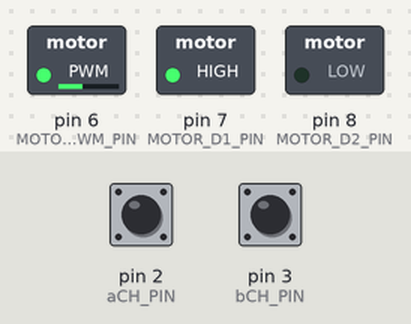
This sketch was run on a simulated Arduino Uno, built with avr-gcc and run on an emulated ATmega328P. Shown: switched loads named in the sketch (green lamp = pin HIGH). The inputs (shaded band) are chosen by the test bench; at power-on: pin 2 (aCH_PIN) HIGH, pin 3 (bCH_PIN) HIGH. What the sketch prints to the serial monitor is not drawn.

Above: at 0.1 s.
Timing chart, 0 to 1.6 s (numbered marks = the images above):
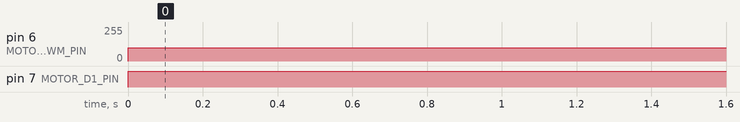

The sketch:

Lab1-2-3.ino
```cpp
#define MOTOR_D1_PIN 7
#define MOTOR_D2_PIN 8
#define MOTOR_PWM_PIN 6
#define aCH_PIN 2
#define bCH_PIN 3
int map_vel;
int count = 0,encoder_status=0;
bool aCH_value,bCH_value,display_status=false;

void turn(int vel)
{
  //CW direction
  if(vel>0 && vel<=100)
  {
    map_vel = map(vel,0,255,0,100);
    digitalWrite(MOTOR_D1_PIN,LOW);
    digitalWrite(MOTOR_D2_PIN,HIGH);
    analogWrite(MOTOR_PWM_PIN,vel);
  }

  //CCW direction
  else if(vel<0 && vel>=-100)
  {
    vel=-vel;
    map_vel = map(vel,0,255,0,100);
    digitalWrite(MOTOR_D1_PIN,HIGH);
    digitalWrite(MOTOR_D2_PIN,LOW);
    analogWrite(MOTOR_PWM_PIN,vel);
  }

  else{digitalWrite(MOTOR_D1_PIN,LOW);digitalWrite(MOTOR_D2_PIN,LOW);}
}

void setup()
{
  pinMode(aCH_PIN, INPUT_PULLUP);
  pinMode(bCH_PIN, INPUT_PULLUP);
  Serial.begin(9600);
  Serial.println("Test Encoder");
  pinMode(MOTOR_D1_PIN,OUTPUT);
  pinMode(MOTOR_D2_PIN,OUTPUT);
  pinMode(MOTOR_PWM_PIN,OUTPUT);
  attachInterrupt(digitalPinToInterrupt(aCH_PIN),aCH_Callback, RISING);
  attachInterrupt(digitalPinToInterrupt(bCH_PIN),bCH_Callback, RISING);
}

void loop()
{
  turn(-100); //change velocity here
  delay(100);
  if(encoder_status==1 && display_status == false){Serial.println("Clockwise direction");display_status=true;}
  if(encoder_status==2 && display_status == false){Serial.println("Anti-Clockwise direction");display_status=true;}
  Serial.print("count:");
  Serial.print(count);
  Serial.println();
}

void aCH_Callback()
{
  bool bCH_value=digitalRead(bCH_PIN);
  if(bCH_value==false)
  {
    encoder_status=1;
    count++;
  }
}

void bCH_Callback()
{
  bool aCH_value=digitalRead(aCH_PIN);
  if(aCH_value==false)
  {
    encoder_status=2;
    count++;
  }
}
```

Measured:
- by itself, pin 6 (MOTOR_PWM_PIN): 0/255 → 100/255 at 0.00 s
- by itself, pin 7 (MOTOR_D1_PIN): LOW → HIGH at 0.00 s
